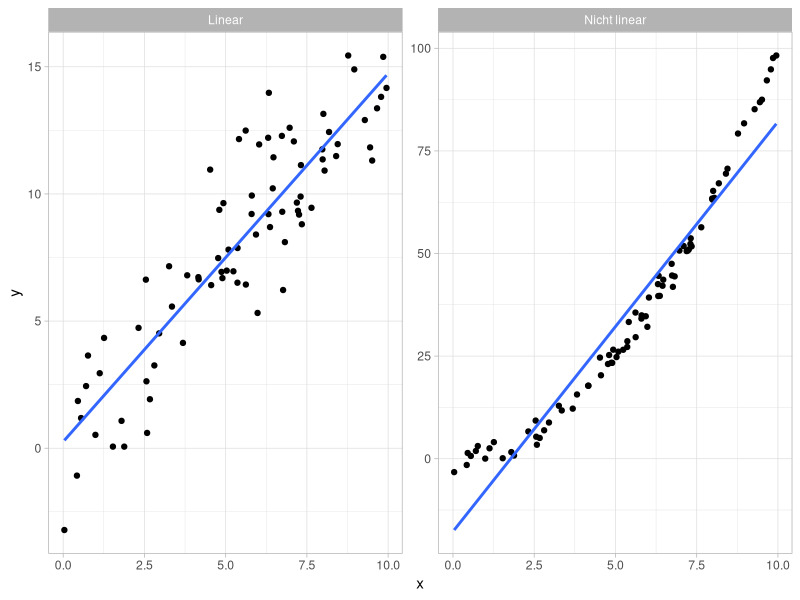
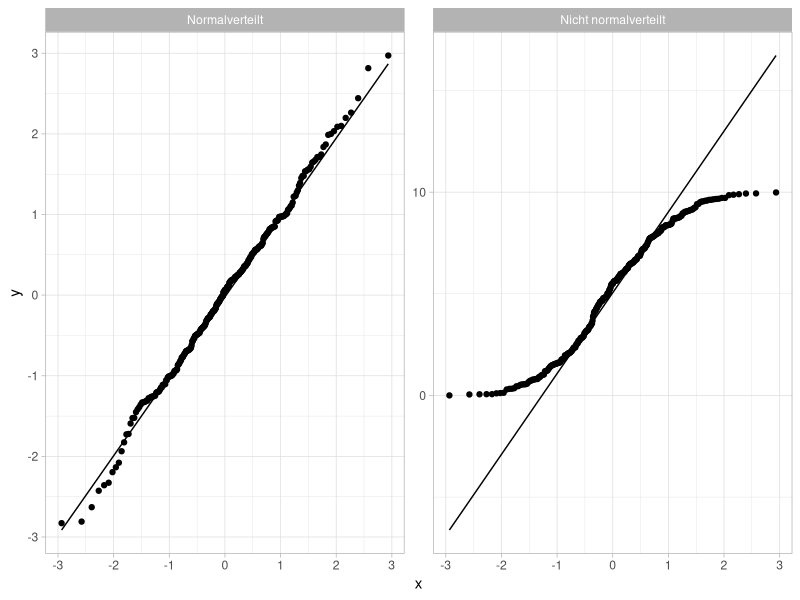
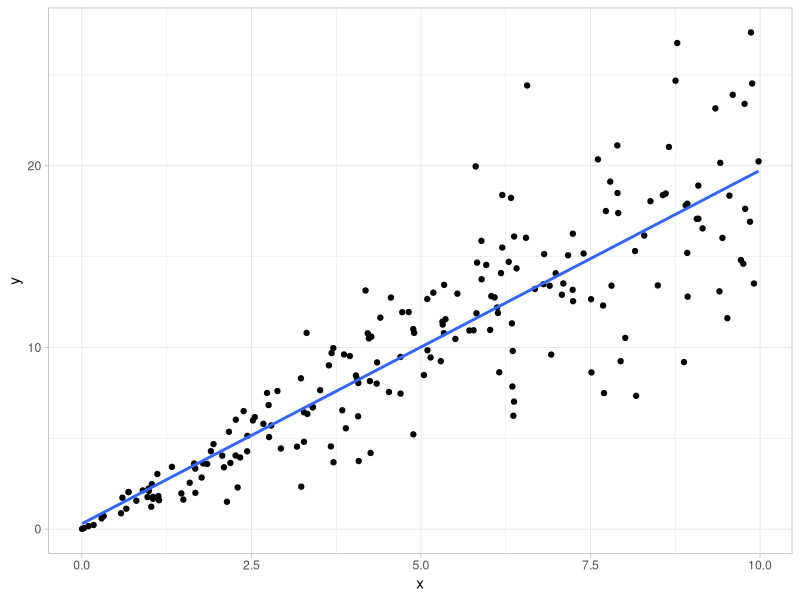

Write R code to recreate these figures, in order.
## ---- chunk 1
library(tidyverse)
theme_set(theme_light())

knitr::opts_chunk$set(fig.align = "center")
## ---- chunk 2
example_data <- tibble(
  x = runif(80, 0, 10),
  fitted_linear = 1.5 * x,
  fitted_quad = x ^ 2,
  error = rnorm(80, sd = 2),
  Linear = fitted_linear + error,
  "Nicht linear" = fitted_quad + error
) %>% 
  pivot_longer(
    cols = Linear:"Nicht linear",
    names_to = "model",
    values_to = "score"
  )

example_data %>% 
  ggplot(aes(x, score)) +
  geom_point() +
  facet_wrap(~ model, scales = "free_y") +
  geom_smooth(method = "lm", se = FALSE) +
  labs(y = "y")
## ---- chunk 3
tibble(
  "Normalverteilt" = rnorm(300),
  "Nicht normalverteilt" = runif(300, 0, 10)
) %>% 
  pivot_longer(
    cols = everything(),
    names_to = "model",
    values_to = "score",
    names_ptypes = list(model = factor())
  ) %>% 
  ggplot(aes(sample = score)) +
  stat_qq() +
  stat_qq_line() +
  facet_wrap(~ model, scales = "free")
## ---- chunk 4
tibble(
  x = runif(200, 0, 10),
  error = rnorm(200, mean = 0, sd = x / 2),
  y = 2 * x + error
) %>% 
  ggplot(aes(x, y)) +
  geom_point() +
  geom_smooth(method = "lm", se = FALSE)
## ---- chunk 5
remove(list = ls())
